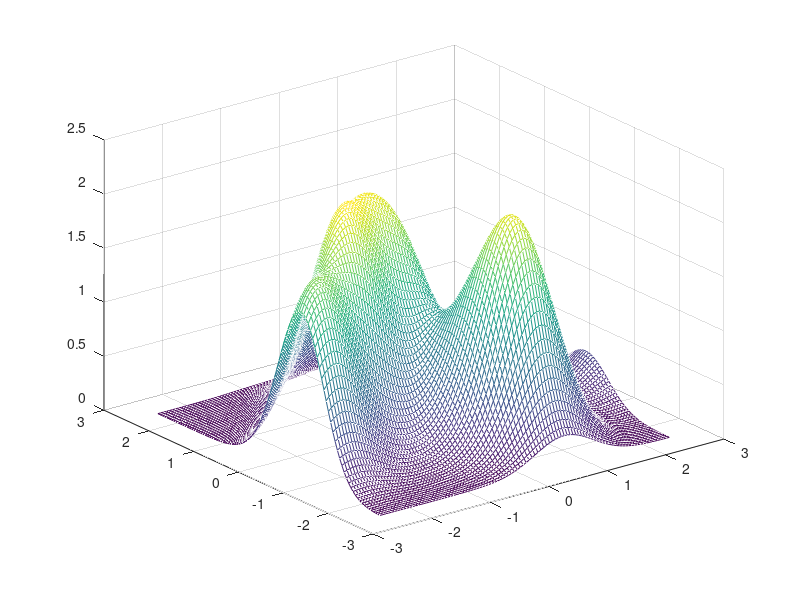

Write MATLAB code to recreate this figure.

clc
close all
clear

Lx = 5;
Ly = 5;

sigx = 0.5;
sigy = 0.5;

Nx = 100;
Ny = 100;

% Sample spacing

dx = Lx/Nx;
dy = Ly/Ny;


% Sampled simulation points 1D 

x = -Lx/2:dx:Lx/2 - dx;
y = -Ly/2:dy:Ly/2 - dy;
u = -1/2/dx: 1/Nx/dx: 1/2/dx - 1/Nx/dx;
v = -1/2/dy: 1/Ny/dy: 1/2/dy - 1/Ny/dy;

[Y,X] = meshgrid(y,x);
[V,U] = meshgrid(v,u);


% Add together a bunch of random amplitude and located gaussians

s_sum = zeros(size(X));

figure
for n = 1:14
    
    x0 = randn(1)*Lx*0.2;
    y0 = randn(1)*Ly*0.2;
    amp = abs(randn(1));
    s = amp*exp(-(((X-x0)/sigx).^2/2+((Y-y0)/sigy).^2/2)); 
    
    s_sum = s_sum + s;
    mesh(X, Y, s_sum)

    drawnow;
end







%{

S = fftshift(fft2(s));

filt_sigma      = 0.3*(u(end) - u(1));
filt_gauss      = exp(-((U/filt_sigma).^2/2+(V/filt_sigma).^2/2)); 
filt_phase      = exp(j*2*pi*0.4*(randn(size(S)).*filt_gauss));

filt_amp        = ones(size(S)) - 0.4*abs(randn(size(S)).*filt_gauss);

filt = filt_amp; %filt_phase;


figure
subplot(131)
mesh(angle(filt))
subplot(132)
mesh(abs(filt))
subplot(133)
mesh(filt_gauss)


S_filt = filt.*S;

s_filt = abs(ifft2(ifftshift(S_filt)));

figure
subplot(121)
mesh(X, Y, s)
subplot(122)
mesh(X, Y, s_filt)
%}
